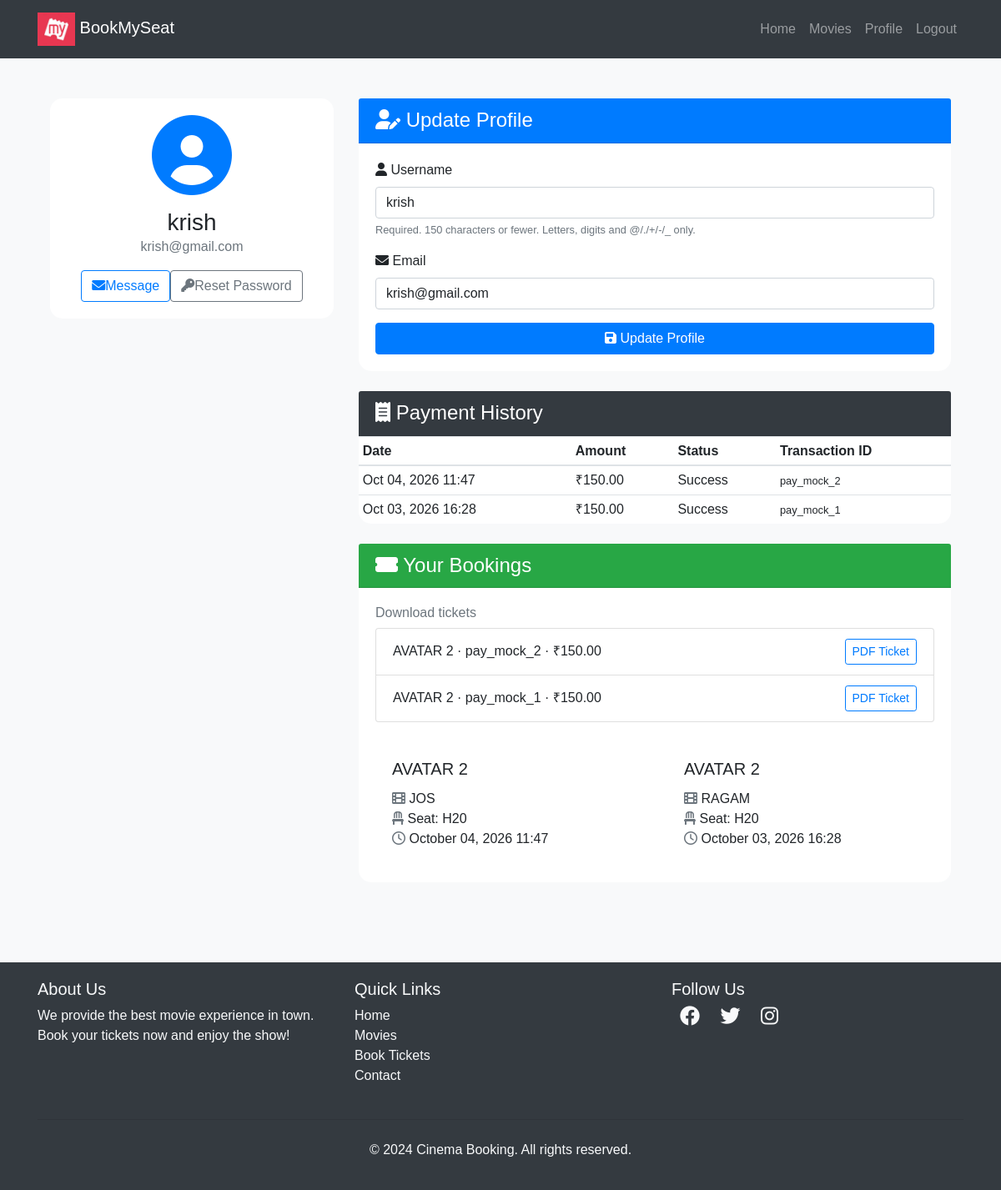
The page /user/profile/ (signed in) on the database its author committed.
### movies/models.py (models this page shows, shortened)
class PaymentTransaction(models.Model):
    class Status(models.TextChoices):
        PENDING = 'PENDING', 'Pending'
        SUCCESS = 'SUCCESS', 'Success'
        FAILED = 'FAILED', 'Failed'
        CANCELLED = 'CANCELLED', 'Cancelled'
        REFUNDED = 'REFUNDED', 'Refunded'
    user = models.ForeignKey(User, on_delete=models.CASCADE, related_name='payments')
    show_time = models.ForeignKey(ShowTime, on_delete=models.CASCADE, related_name='payments')
    reservation = models.ForeignKey(
        SeatReservation, on_delete=models.SET_NULL, null=True, blank=True, related_name='payments'
    )
    seat_ids = models.JSONField(default=list, help_text='Seat primary keys included in this checkout')
    amount = models.DecimalField(max_digits=10, decimal_places=2)
    currency = models.CharField(max_length=8, default='INR')
    status = models.CharField(max_length=20, choices=Status.choices, default=Status.PENDING, db_index=True)
    provider = models.CharField(max_length=32, default='razorpay')
    provider_order_id = models.CharField(max_length=128, blank=True, db_index=True)
    provider_payment_id = models.CharField(max_length=128, blank=True, null=True, unique=True)
    idempotency_key = models.CharField(max_length=64, unique=True)
    failure_reason = models.CharField(max_length=500, blank=True)
    booking_order = models.ForeignKey(
        BookingOrder, on_delete=models.SET_NULL, null=True, blank=True, related_name='payment_transactions'
    )
    created_at = models.DateTimeField(auto_now_add=True, db_index=True)
    updated_at = models.DateTimeField(auto_now=True)
    class Meta:
        ordering = ['-created_at']
        indexes = [
            models.Index(fields=['status', 'created_at']),
            models.Index(fields=['user', '-created_at']),
        ]

class BookingOrder(models.Model):
    class Status(models.TextChoices):
        CONFIRMED = 'CONFIRMED', 'Confirmed'
        CANCELLED = 'CANCELLED', 'Cancelled'
    user = models.ForeignKey(User, on_delete=models.CASCADE, related_name='booking_orders')
    show_time = models.ForeignKey(ShowTime, on_delete=models.CASCADE, related_name='booking_orders')
    reference = models.CharField(max_length=64, unique=True, db_index=True)
    total_amount = models.DecimalField(max_digits=10, decimal_places=2)
    status = models.CharField(max_length=20, choices=Status.choices, default=Status.CONFIRMED, db_index=True)
    created_at = models.DateTimeField(auto_now_add=True, db_index=True)
    class Meta:
        ordering = ['-created_at']
        indexes = [
            models.Index(fields=['user', '-created_at']),
        ]

class ShowTime(models.Model):
    movie = models.ForeignKey(Movie, on_delete=models.CASCADE, related_name='showtimes')
    theater = models.ForeignKey(Theater, on_delete=models.CASCADE, related_name='showtimes')
    screen = models.ForeignKey(Screen, on_delete=models.CASCADE, related_name='showtimes')
    date = models.DateField(help_text='Screening date')
    start_time = models.TimeField(help_text='Show start time')
    cleaning_buffer_minutes = models.PositiveIntegerField(
        default=20,
        help_text='Buffer time after show ends before next show can start (minutes)'
    )
    is_cancelled = models.BooleanField(default=False)
    class Meta:
        ordering = ['date', 'start_time']
        unique_together = ('screen', 'date', 'start_time')

class Movie(models.Model):
    AGE_CERTIFICATIONS = [
        ('U', 'U - Universal'),
        ('UA', 'UA - Parental Guidance'),
        ('UA13', 'UA13 - Parental Guidance (13+)'),
        ('UA16', 'UA16 - Parental Guidance (16+)'),
        ('A', 'A - Adults Only'),
        ('S', 'S - Special/Restricted'),
    ]
    name = models.CharField(max_length=250)
    image = models.ImageField(upload_to='movies/')
    rating = models.DecimalField(
        max_digits=3, decimal_places=1, blank=True, null=True,
        help_text='Optional critic/base rating out of 10. User rating is calculated from reviews.'
    )
    Cast = models.TextField(blank=True, help_text='Deprecated free-text cast list, kept for backward compatibility')
    description = models.TextField(blank=True, null=True)  # optional field
    genres = models.ManyToManyField(Genre, related_name='movies', blank=True)
    language = models.ForeignKey(
        Language, on_delete=models.SET_NULL, related_name='movies', null=True, blank=True
    )
    cast_members = models.ManyToManyField(
        CastMember, through='MovieCast', related_name='movies', blank=True
    )
    trailer_url = models.URLField(
        blank=True,
        validators=[validate_youtube_url],
        help_text='YouTube trailer URL (watch, youtu.be, or embed link).'
    )
    age_certification = models.CharField(max_length=10, choices=AGE_CERTIFICATIONS, blank=True)
    duration_minutes = models.PositiveIntegerField(blank=True, null=True, help_text='Runtime in minutes')
    release_date = models.DateField(
        blank=True, null=True,
        help_text='Available from (first bookable day, inclusive)',
    )
    end_date = models.DateField(
        blank=True, null=True,
        help_text='Available until (last bookable day, inclusive)',
    )
    default_cleaning_buffer_minutes = models.PositiveIntegerField(
        default=30,
        help_text='Default buffer/cleaning time between shows (minutes) for new showtimes',
    )
    booking_enabled = models.BooleanField(
        default=True,
        help_text=(
            'Master switch for this movie\'s bookings. Uncheck to immediately block '
            'all new bookings and showtime scheduling, regardless of release/end dates. '
            'A passed "end_date" alone no longer blocks bookings — toggle this off instead.'
        ),
    )
    created_at = models.DateTimeField(default=timezone.now, editable=False)
    class Meta:
        ordering = ['-created_at']

class Booking(models.Model):
    user = models.ForeignKey(User, on_delete=models.CASCADE)
    seat = models.ForeignKey(Seat, on_delete=models.CASCADE, null=True, blank=True)
    show_time = models.ForeignKey(ShowTime, on_delete=models.CASCADE, related_name='bookings', null=True, blank=True)
    theater = models.ForeignKey(Theater, on_delete=models.CASCADE, null=True, blank=True)
    booked_at = models.DateTimeField(auto_now_add=True, db_index=True)
    movie = models.ForeignKey(Movie, on_delete=models.CASCADE, null=True, blank=True)
    total_price = models.DecimalField(max_digits=10, decimal_places=2, null=True, blank=True)
    booking_order = models.ForeignKey(
        BookingOrder, on_delete=models.SET_NULL, null=True, blank=True, related_name='bookings'
    )
    payment_transaction = models.ForeignKey(
        PaymentTransaction, on_delete=models.SET_NULL, null=True, blank=True, related_name='bookings'
    )
    class Meta:
        indexes = [
            models.Index(fields=['show_time', 'seat']),
            models.Index(fields=['user', '-booked_at']),
            models.Index(fields=['theater', 'booked_at']),
        ]

class Theater(models.Model):
    name = models.CharField(max_length=250)
    city = models.CharField(max_length=120, blank=True, default='', db_index=True)
    class Meta:
        ordering = ['name']

class Seat(models.Model):
    SEAT_TYPE_CHOICES = [
        ('standard', 'Standard'),
        ('premium', 'Premium'),
    ]
    screen = models.ForeignKey(Screen, on_delete=models.CASCADE, related_name='seats', null=True, blank=True)
    seat_number = models.CharField(max_length=10)
    seat_type = models.CharField(max_length=10, choices=SEAT_TYPE_CHOICES, default='standard')
    price = models.DecimalField(max_digits=8, decimal_places=2, default=150.00)
    is_booked = models.BooleanField(default=False)
    class Meta:
        ordering = ['seat_number']

### user/views.py (the view)
# urls.py: path('profile/', profile, name='profile'),
@login_required
def profile(request):
    bookings = Booking.objects.filter(user=request.user).select_related(
        'movie', 'theater', 'seat', 'show_time', 'booking_order'
    ).order_by('-booked_at')
    booking_orders = BookingOrder.objects.filter(user=request.user).prefetch_related('bookings').order_by('-created_at')[:20]
    payments = PaymentTransaction.objects.filter(user=request.user).order_by('-created_at')[:30]
    if request.method == 'POST':
        u_form = UserUpdateForm(request.POST, instance=request.user)  # fixed
        if u_form.is_valid():
            u_form.save()
            return redirect('profile')
    else:
        u_form = UserUpdateForm(instance=request.user)
    return render(request, 'users/profile.html', {
        'u_form': u_form,
        'bookings': bookings,
        'booking_orders': booking_orders,
        'payments': payments,
    })

### user/forms.py
class UserUpdateForm(forms.ModelForm):
    email = forms.EmailField()
    class Meta:
            model = User
            fields = ['username', 'email']
    class ProfileUpdateForm(forms.ModelForm):
        class Meta:
            model = User
            fields = ['password']

### templates/users/profile.html (shortened to what this page needs)
{% extends "users/base.html" %} {% block content %}
<div class="container py-5">
  <div class="row">
    <div class="col-lg-4 mb-4">
      <div class="card shadow">
        <div class="card-body text-center">
          <div class="mb-3">
            <i class="fas fa-user-circle fa-6x text-primary"></i>
          </div>
          <h3 class="card-title mb-0">{{ user.username }}</h3>
          <p class="text-muted mb-3">{{ user.email }}</p>
          <div class="d-flex justify-content-center">
            <a href="#" class="btn btn-outline-primary me-2"><i class="fas fa-envelope me-2"></i>Message</a>
            <a href="{% url 'password_reset' %}" class="btn btn-outline-secondary"><i class="fas fa-key me-2"></i>Reset Password</a>
          </div>
        </div>
      </div>
    </div>
    <div class="col-lg-8">
      <div class="card shadow mb-4">
        <div class="card-header bg-primary text-white">
          <h4 class="mb-0"><i class="fas fa-user-edit me-2"></i> Update Profile</h4>
        </div>
        <div class="card-body">
          <form method="POST">
            {% for field in u_form %}
              <div class="mb-3">
                <label for="{{ field.id_for_label }}" class="form-label">
                  <i class="fas fa-{% if field.name == 'username' %}user{% elif field.name == 'email' %}envelope{% else %}info-circle{% endif %} me-2"></i>
                  {{ field.label }}
                </label>
                {{ field }}
                {% if field.help_text %}
                  <small class="form-text text-muted">{{ field.help_text }}</small>
                {% endif %}
              </div>
            {% endfor %}
            <button class="btn btn-primary w-100" type="submit"><i class="fas fa-save me-2"></i> Update Profile</button>
          </form>
        </div>
      </div>
      <div class="card shadow mb-4">
        <div class="card-header bg-dark text-white">
          <h4 class="mb-0"><i class="fas fa-receipt me-2"></i> Payment History</h4>
        </div>
        <div class="card-body p-0">
          {% if payments %}
          <div class="table-responsive">
            <table class="table table-sm mb-0">
              <thead><tr><th>Date</th><th>Amount</th><th>Status</th><th>Transaction ID</th></tr></thead>
              <tbody>
                {% for p in payments %}
                <tr>
                  <td>{{ p.created_at|date:"M d, Y H:i" }}</td>
                  <td>₹{{ p.amount }}</td>
                  <td>{{ p.get_status_display }}</td>
                  <td><small>{{ p.provider_payment_id|default:p.provider_order_id|default:"—" }}</small></td>
                </tr>
                {% endfor %}
              </tbody>
            </table>
          </div>
          {% else %}
          <p class="p-3 text-muted mb-0">No payments yet.</p>
          {% endif %}
        </div>
      </div>
      <div class="card shadow">
        <div class="card-header bg-success text-white">
          <h4 class="mb-0"><i class="fas fa-ticket-alt me-2"> </i> Your Bookings</h4>
        </div>
        <div class="card-body">
          {% if booking_orders %}
          <h6 class="text-muted">Download tickets</h6>
          <ul class="list-group mb-4">
            {% for order in booking_orders %}
            <li class="list-group-item d-flex justify-content-between align-items-center">
              <span>{{ order.show_time.movie.name }} · {{ order.reference }} · ₹{{ order.total_amount }}</span>
              <a href="{% url 'download_ticket' order.id %}" class="btn btn-sm btn-outline-primary">PDF Ticket</a>
            </li>
            {% endfor %}
          </ul>
          {% endif %}
          {% if bookings %}
            <div class="row row-cols-1 row-cols-md-2 g-4">
              {% for booking in bookings %}
                <div class="col">
                  <div class="card h-100 border-0 shadow-sm">
                    <div class="card-body">
                      <h5 class="card-title">{{ booking.movie.name }}</h5>
                      <p class="card-text">
                        <i class="fas fa-film me-2 text-muted"> </i>  {{ booking.theater.name }}<br>
                        <i class="fas fa-chair me-2 text-muted"> </i>  Seat: {{ booking.seat.seat_number }}<br>
                        <i class="far fa-clock me-2 text-muted"> </i>  {{ booking.booked_at|date:"F d, Y H:i" }}
                      </p>
                    </div>
                  </div>
                </div>
              {% endfor %}
            </div>
          {% else %}
            <div class="text-center py-5">
              <i class="fas fa-ticket-alt fa-4x text-muted mb-3"></i>
              <p class="lead mb-0">No bookings yet. Time to plan your next movie night!</p>
            </div>
          {% endif %}
        </div>
      </div>
    </div>
  </div>
</div>
<link rel="stylesheet" href="https://cdnjs.cloudflare.com/ajax/libs/font-awesome/6.0.0-beta3/css/all.min.css">
{% endblock %}

### templates/users/base.html (style rules this page uses)
body { font-family: Arial, sans-serif; }

### templates/users/profile.html (style rules this page uses)
body { background-color: #f8f9fa; }
.card { border-radius: 15px; border: none; transition: transform 0.3s ease-in-out; }
.card-header { border-top-left-radius: 15px; border-top-right-radius: 15px; }
form input, form select, form textarea { display: block; width: 100%; padding: 0.375rem 0.75rem; font-size: 1rem; font-weight: 400; line-height: 1.5; color: #212529; background-color: #fff; background-clip: padding-box; border: 1px solid #ced4da; border-radius: 0.25rem; transition: border-color 0.15s ease-in-out, box-shadow 0.15s ease-in-out; }

### rows shown on the page
PaymentTransaction: created_at "Oct 04, 2026 11:47", amount "150.00", status "Success", provider_payment_id "pay_mock_2"
PaymentTransaction: created_at "Oct 03, 2026 16:28", amount "150.00", status "Success", provider_payment_id "pay_mock_1"
BookingOrder: show_time.movie.name "AVATAR 2", reference "pay_mock_2", total_amount "150.00"
BookingOrder: show_time.movie.name "AVATAR 2", reference "pay_mock_1", total_amount "150.00"
Booking: movie.name "AVATAR 2", theater.name "JOS", seat.seat_number "H20", booked_at "October 04, 2026 11:47"
Booking: movie.name "AVATAR 2", theater.name "RAGAM", seat.seat_number "H20", booked_at "October 03, 2026 16:28"

### other values the page prints
{{ user.username }} "krish"
{{ user.email }} "krish@gmail.com"
{{ field.label }} "Username" "Email"
{{ field.help_text }} "Required. 150 characters or fewer. Letters, digits and @/./+/-/_ only."
